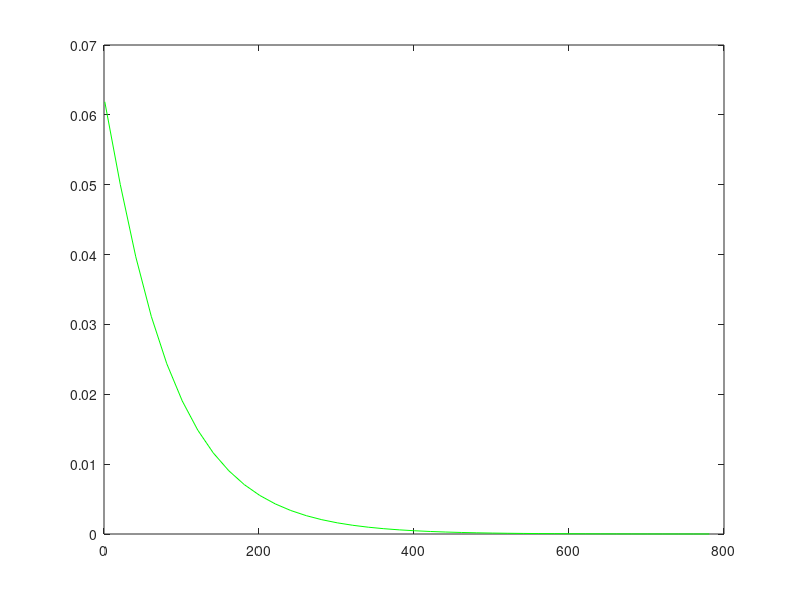

This figure's MATLAB source:
function problem1()
clear; clc; close all;
global dx nx ny f_exact f_guess f_source

% Set Domain and some important constants 
x_bound = 1; y_bound = 1;
dx = 0.05; dy = dx;
x = 0:dx:x_bound; y = 0:dy:y_bound;
nx = length(x); ny = length(y);
iteration_step = 20;
iteration_max = 800;

jac = zeros(1,(iteration_max / iteration_step));
N = 1:iteration_step:iteration_max;
% create mesh
[X, Y] = meshgrid(x,y);
X=X'; Y=Y';
% Get Analytic Solution
f_exact = X.*(1-X).*Y.*(1-Y);
% Set guess solution
f_guess = f_exact*0;
% get RHS vector
f_source = -2*X.*(1-X) - 2*Y.*(1-Y);

i = 1;
for n=1:iteration_step:iteration_max;
    jac(i) = run_comparison(n);
    i = i + 1;
end

figure
plot(N, jac,'g')
xlim([0,800])
ylim([0,0.07])
end
function jac = run_comparison(N_iterations)
global dx nx ny f_exact f_guess f_source
f_save = f_guess;
for it=1:N_iterations
    f = jacobi_iteration(f_save, f_source, nx, ny,dx);
    f_save = f;
end
jac = max(max(abs(f - f_exact)));
end

function f = jacobi_iteration(f, f_source, nx, ny,dx)

    f(2:nx-1,2:ny-1) = 0.25 * (f(1:nx-2,2:ny-1) + f(3:nx,2:ny-1)...
                             + f(2:nx-1,1:ny-2) + f(2:nx-1,3:ny))...
                             - 0.25 * (f_source(2:nx-1,2:ny-1)*dx^2);
end

